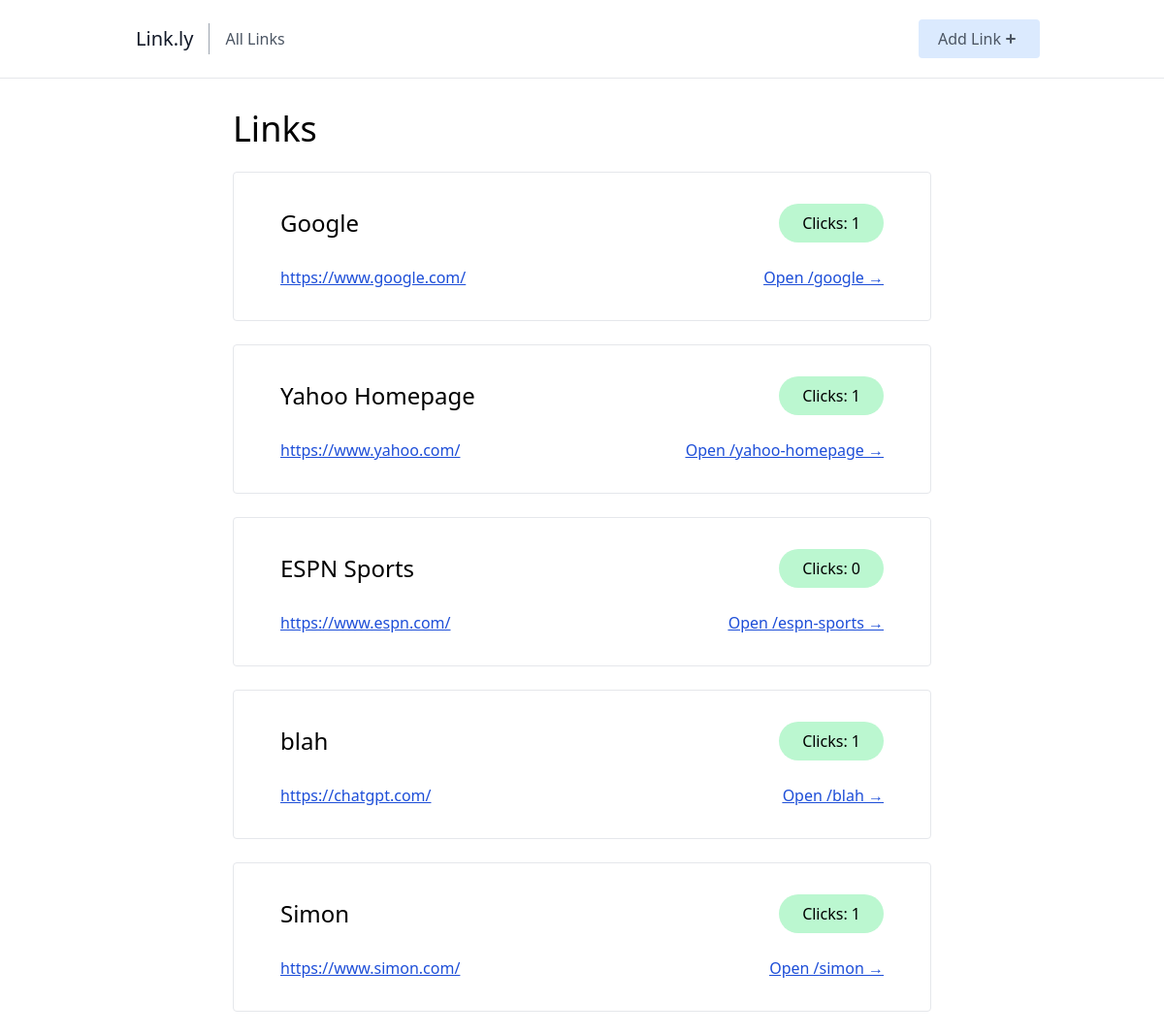
The page / on the database its author committed.
### links/models.py (models this page shows, shortened)
class Link(models.Model):
    name = models.CharField(max_length=50, unique=True)
    url = models.URLField(max_length=200)
    slug = models.SlugField(unique=True, blank=True)
    clicks = models.PositiveIntegerField(default=0)

### links/views.py (the view)
# urls.py: path('', index, name='home'),
def index(request):
    links = Link.objects.all()
    context = {
        'links': links
    }
    return render(request, 'links/index.html', context)

### links/templates/links/index.html
{% extends 'links/_base.html' %}
{% block content %}
<div class="sm:w-2/3 mx-auto px-10">
    <h1 class="text-4xl mb-2">Links</h1>
    {% for link in links %}
    <div class="border rounded px-12 py-8 my-6 hover:bg-gray-50">
        <div class="flex justify-between items-center pb-6">
            <p class="text-2xl">{{link.name}}</p>
            <p class="rounded-full bg-green-200 px-6 py-2">Clicks: {{link.clicks}}</p>
        </div>
        <div class="flex justify-between items-center">
            <p><a class="underline text-blue-700" href="{{link.url}}">{{link.url}}</a></p>
            <p class="underline underline text-blue-700"><a target="_blank" href="{% url 'root-link' link.slug %}">Open /{{link.slug}} →</a></p>
        </div>
    </div>
    {% endfor %}
</div>
{% endblock content %}

### links/templates/links/_base.html (shortened to what this page needs)
<html>
    <head>
        <script src="https://cdn.tailwindcss.com"></script>
    </head>
    <body class="">
        <header class="text-gray-600 body-font border-b mb-8">
            <div class="container mx-auto flex flex-wrap px-10 py-5 flex-col md:flex-row items-center">
                <a href="{% url 'home' %}" class="flex title-font font-medium items-center text-gray-900 mb-4 md:mb-0">
                <span class="ml-3 text-xl">Link.ly</span>
                </a>
                <nav class="md:mr-auto md:ml-4 md:py-1 md:pl-4 md:border-l md:border-gray-400	flex flex-wrap items-center text-base justify-center">
                <a href="{% url 'home' %}" class="mr-5 hover:text-gray-900">All Links</a>
                </nav>
                <a href="{% url 'create-link' %}">
                    <button class="inline-flex items-center bg-blue-100 border-0 py-2 px-5 focus:outline-none hover:bg-blue-200 rounded text-base mt-4 md:mt-0">Add Link
                        <svg xmlns="http://www.w3.org/2000/svg" class="h-5 w-5" viewBox="0 0 20 20" fill="currentColor">
                            <path fill-rule="evenodd" d="M10 5a1 1 0 011 1v3h3a1 1 0 110 2h-3v3a1 1 0 11-2 0v-3H6a1 1 0 110-2h3V6a1 1 0 011-1z" clip-rule="evenodd" />
                        </svg>
                    </button>
                </a>
            </div>
        </header>
        <div>
            {% block content %}
            {% endblock content %}
        </div>
    </body>
</html>

### rows shown on the page
Link: name "Google", clicks "1", url "https://www.google.com/", slug "google"
Link: name "Yahoo Homepage", clicks "1", url "https://www.yahoo.com/", slug "yahoo-homepage"
Link: name "ESPN Sports", clicks "0", url "https://www.espn.com/", slug "espn-sports"
Link: name "blah", clicks "1", url "https://chatgpt.com/", slug "blah"
Link: name "Simon", clicks "1", url "https://www.simon.com/", slug "simon"
